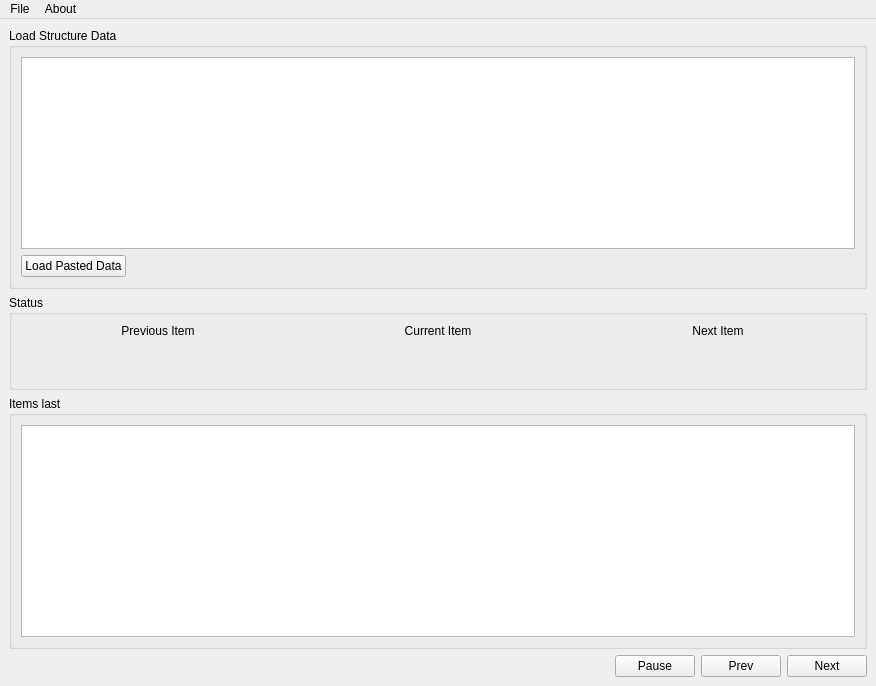
<?xml version="1.0" encoding="UTF-8"?>
<ui version="4.0">
 <class>MainWindow</class>
 <widget class="QMainWindow" name="MainWindow">
  <property name="geometry">
   <rect>
    <x>0</x>
    <y>0</y>
    <width>876</width>
    <height>686</height>
   </rect>
  </property>
  <property name="windowTitle">
   <string>SimplePaste</string>
  </property>
  <widget class="QWidget" name="centralwidget">
   <layout class="QVBoxLayout" name="verticalLayout_7">
    <item>
     <widget class="QGroupBox" name="groupBox_2">
      <property name="title">
       <string>Load Structure Data</string>
      </property>
      <layout class="QVBoxLayout" name="verticalLayout_6">
       <item>
        <widget class="QTextBrowser" name="textBrowser"/>
       </item>
       <item>
        <layout class="QHBoxLayout" name="horizontalLayout_2">
         <item>
          <widget class="QPushButton" name="pushButton">
           <property name="text">
            <string>Load Pasted Data</string>
           </property>
          </widget>
         </item>
         <item>
          <spacer name="horizontalSpacer">
           <property name="orientation">
            <enum>Qt::Horizontal</enum>
           </property>
           <property name="sizeHint" stdset="0">
            <size>
             <width>40</width>
             <height>20</height>
            </size>
           </property>
          </spacer>
         </item>
        </layout>
       </item>
      </layout>
     </widget>
    </item>
    <item>
     <widget class="QGroupBox" name="groupBox_3">
      <property name="title">
       <string>Status</string>
      </property>
      <layout class="QVBoxLayout" name="verticalLayout_5">
       <item>
        <layout class="QHBoxLayout" name="horizontalLayout">
         <item>
          <layout class="QVBoxLayout" name="verticalLayout">
           <item>
            <widget class="QLabel" name="label">
             <property name="text">
              <string>Previous Item</string>
             </property>
             <property name="alignment">
              <set>Qt::AlignCenter</set>
             </property>
            </widget>
           </item>
           <item>
            <widget class="QLabel" name="previous_label">
             <property name="text">
              <string/>
             </property>
             <property name="alignment">
              <set>Qt::AlignCenter</set>
             </property>
            </widget>
           </item>
          </layout>
         </item>
         <item>
          <layout class="QVBoxLayout" name="verticalLayout_2">
           <item>
            <widget class="QLabel" name="label_2">
             <property name="text">
              <string>Current Item</string>
             </property>
             <property name="alignment">
              <set>Qt::AlignCenter</set>
             </property>
            </widget>
           </item>
           <item>
            <widget class="QLabel" name="current_label">
             <property name="text">
              <string/>
             </property>
             <property name="alignment">
              <set>Qt::AlignCenter</set>
             </property>
            </widget>
           </item>
          </layout>
         </item>
         <item>
          <layout class="QVBoxLayout" name="verticalLayout_3">
           <item>
            <widget class="QLabel" name="label_3">
             <property name="text">
              <string>Next Item</string>
             </property>
             <property name="alignment">
              <set>Qt::AlignCenter</set>
             </property>
            </widget>
           </item>
           <item>
            <widget class="QLabel" name="next_label">
             <property name="text">
              <string/>
             </property>
             <property name="alignment">
              <set>Qt::AlignCenter</set>
             </property>
            </widget>
           </item>
          </layout>
         </item>
        </layout>
       </item>
       <item>
        <widget class="QLabel" name="err_msg">
         <property name="text">
          <string/>
         </property>
         <property name="alignment">
          <set>Qt::AlignRight|Qt::AlignTrailing|Qt::AlignVCenter</set>
         </property>
        </widget>
       </item>
      </layout>
     </widget>
    </item>
    <item>
     <widget class="QGroupBox" name="groupBox">
      <property name="title">
       <string>Items last</string>
      </property>
      <layout class="QVBoxLayout" name="verticalLayout_4">
       <item>
        <widget class="QListView" name="listView"/>
       </item>
      </layout>
     </widget>
    </item>
    <item>
     <layout class="QHBoxLayout" name="horizontalLayout_4">
      <item>
       <spacer name="horizontalSpacer_2">
        <property name="orientation">
         <enum>Qt::Horizontal</enum>
        </property>
        <property name="sizeHint" stdset="0">
         <size>
          <width>40</width>
          <height>20</height>
         </size>
        </property>
       </spacer>
      </item>
      <item>
       <widget class="QPushButton" name="pause_btn">
        <property name="text">
         <string>Pause</string>
        </property>
       </widget>
      </item>
      <item>
       <widget class="QPushButton" name="prev_btn">
        <property name="text">
         <string>Prev</string>
        </property>
       </widget>
      </item>
      <item>
       <widget class="QPushButton" name="next_btn">
        <property name="text">
         <string>Next</string>
        </property>
       </widget>
      </item>
     </layout>
    </item>
   </layout>
  </widget>
  <widget class="QMenuBar" name="menubar">
   <property name="geometry">
    <rect>
     <x>0</x>
     <y>0</y>
     <width>876</width>
     <height>27</height>
    </rect>
   </property>
   <widget class="QMenu" name="menufiles">
    <property name="title">
     <string>File</string>
    </property>
    <addaction name="actionexit"/>
   </widget>
   <widget class="QMenu" name="menuAbout">
    <property name="title">
     <string>About</string>
    </property>
   </widget>
   <addaction name="menufiles"/>
   <addaction name="menuAbout"/>
  </widget>
  <action name="actionexit">
   <property name="text">
    <string>exit</string>
   </property>
  </action>
 </widget>
 <resources/>
 <connections/>
</ui>
